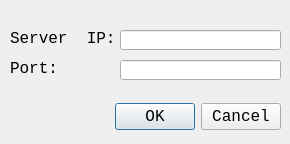
<?xml version="1.0" encoding="UTF-8"?>
<ui version="4.0">
 <class>Dialog</class>
 <widget class="QDialog" name="Dialog">
  <property name="geometry">
   <rect>
    <x>0</x>
    <y>0</y>
    <width>290</width>
    <height>144</height>
   </rect>
  </property>
  <property name="font">
   <font>
    <family>Courier New</family>
    <pointsize>12</pointsize>
   </font>
  </property>
  <property name="windowTitle">
   <string>Network Settings</string>
  </property>
  <widget class="QWidget" name="layoutWidget">
   <property name="geometry">
    <rect>
     <x>60</x>
     <y>100</y>
     <width>221</width>
     <height>33</height>
    </rect>
   </property>
   <layout class="QHBoxLayout">
    <property name="spacing">
     <number>6</number>
    </property>
    <property name="leftMargin">
     <number>0</number>
    </property>
    <property name="topMargin">
     <number>0</number>
    </property>
    <property name="rightMargin">
     <number>0</number>
    </property>
    <property name="bottomMargin">
     <number>0</number>
    </property>
    <item>
     <spacer>
      <property name="orientation">
       <enum>Qt::Horizontal</enum>
      </property>
      <property name="sizeHint" stdset="0">
       <size>
        <width>131</width>
        <height>31</height>
       </size>
      </property>
     </spacer>
    </item>
    <item>
     <widget class="QPushButton" name="okButton">
      <property name="text">
       <string>OK</string>
      </property>
     </widget>
    </item>
    <item>
     <widget class="QPushButton" name="cancelButton">
      <property name="text">
       <string>Cancel</string>
      </property>
     </widget>
    </item>
   </layout>
  </widget>
  <widget class="QLabel" name="label1">
   <property name="geometry">
    <rect>
     <x>10</x>
     <y>30</y>
     <width>111</width>
     <height>16</height>
    </rect>
   </property>
   <property name="text">
    <string>Server  IP:</string>
   </property>
  </widget>
  <widget class="QLabel" name="label2">
   <property name="geometry">
    <rect>
     <x>10</x>
     <y>60</y>
     <width>111</width>
     <height>16</height>
    </rect>
   </property>
   <property name="text">
    <string>Port:  </string>
   </property>
  </widget>
  <widget class="QLineEdit" name="m_edtServer">
   <property name="geometry">
    <rect>
     <x>120</x>
     <y>30</y>
     <width>161</width>
     <height>20</height>
    </rect>
   </property>
   <property name="text">
    <string/>
   </property>
  </widget>
  <widget class="QLineEdit" name="m_edtPort">
   <property name="geometry">
    <rect>
     <x>120</x>
     <y>60</y>
     <width>161</width>
     <height>20</height>
    </rect>
   </property>
  </widget>
  <zorder>layoutWidget</zorder>
  <zorder>label1</zorder>
  <zorder>label2</zorder>
  <zorder>m_edtServer</zorder>
  <zorder>m_edtPort</zorder>
  <zorder></zorder>
 </widget>
 <resources/>
 <connections>
  <connection>
   <sender>okButton</sender>
   <signal>clicked()</signal>
   <receiver>Dialog</receiver>
   <slot>accept()</slot>
   <hints>
    <hint type="sourcelabel">
     <x>278</x>
     <y>253</y>
    </hint>
    <hint type="destinationlabel">
     <x>96</x>
     <y>254</y>
    </hint>
   </hints>
  </connection>
  <connection>
   <sender>cancelButton</sender>
   <signal>clicked()</signal>
   <receiver>Dialog</receiver>
   <slot>reject()</slot>
   <hints>
    <hint type="sourcelabel">
     <x>369</x>
     <y>253</y>
    </hint>
    <hint type="destinationlabel">
     <x>179</x>
     <y>282</y>
    </hint>
   </hints>
  </connection>
 </connections>
</ui>
